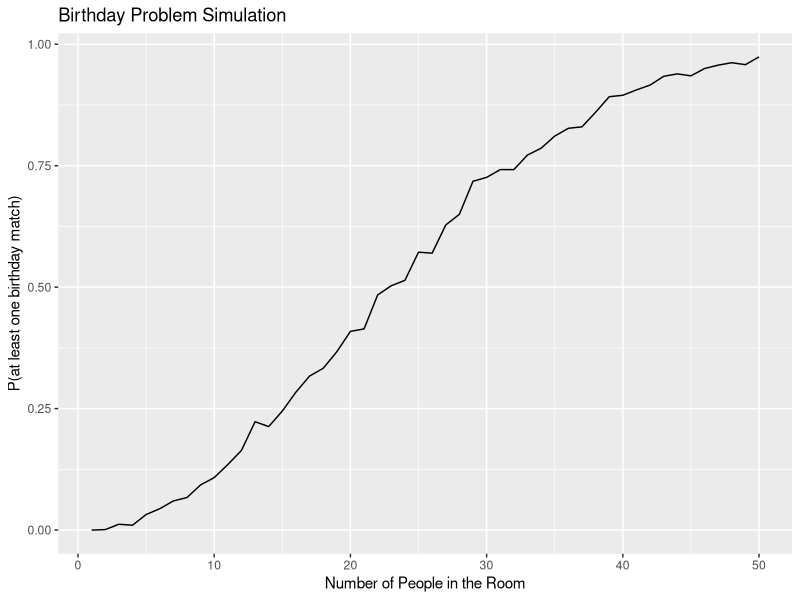
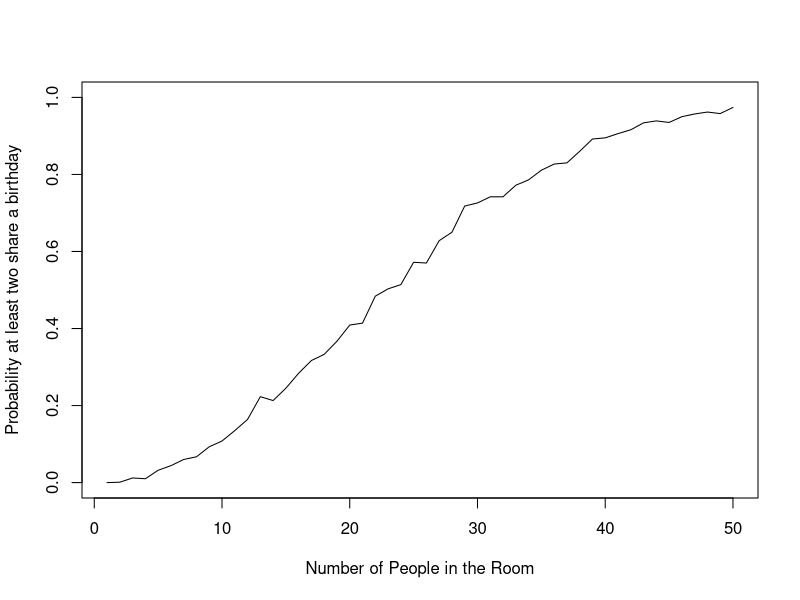

The R source for these figures, in order:
## The Birthday Problem Simulation ## 

library(tidyverse)
library(ggplot2)

set.seed(1)

# function to sample 365 days 
  
  # There are 365 days in a year, given a group of people (x), each number will represent a birthday. So birthdays(50), will
  # return 50 days (birthdays), some of which will be the same and some of which will not 

    birthdays <- function(x){
                  sample(1:365, x , replace = T)
                }

# loop - We will use a nested for loop, the nested for loop will repeat 1000 times. Basically we are simulating, asking one
# person their birthday, then another person their birthday up to 50 people. This will be done 1000 times 
# going through the loop is evalauted as birthdays(1) then birthdays(2) then birthdays (3) until birthdays(50) this is then
# repeated 1000 times 
    
n <- 50 
iter <- 1000 

# each row in the results matrix represents a group of people from 1-50. Each column represents an iteration up to 1000
# essentially we are asking 1 person 1000 times their birthday, in which the probability of a birthday match will always be 0 
# if there is only 1 person simulation or not. We are also asking 1000 different groups of 23 people their birthday and then
# recording with each new group (iteration) whether there is a birthday match or not. 

results <- matrix(c(0), nrow = n, ncol = iter)

# the first iteration is ran from 1-50 then the second iteration restarts at 1 to 50, the third follows the same pattern 
# up until 1000 
# when a match is found it is recorded in the results matrix 

for(k in 1:iter){
  for(i in 1:n){
    ask_birthday_results <- birthdays(i)
    results[i,k] <- ifelse(sum(table(birthdays(i))>1)>0, 1, 0)
  }
}

# after each row in the results matrix represents asking that number of people in a group, "n", their birthdays
# 1000 times. So summing the number of times the outcome, a birthday match was observed and dividing by the overall observations
# will give us the P(at least one birthday match) for that group of people 

proportions <- (rowSums(results))/(iter)

# plottting was done using base R and tidyyverse (ggplot2)

# plotting simulation 
prop_df <- data.frame(no_people = 1:50, pro = proportions)

  ## ggplot 2 
  prop_df %>%
    ggplot(aes(x=no_people, y = proportions)) +
      geom_line() +
      ggtitle("Birthday Problem Simulation") +
      xlab("Number of People in the Room") +
      ylab("P(at least one birthday match)")

  ## base
  xaxis <- 1:50
  
  plot(proportions~xaxis, type = "l", ylim=c(0,1),
      xlab = "Number of People in the Room",
      ylab = "Probability at least two share a birthday")
